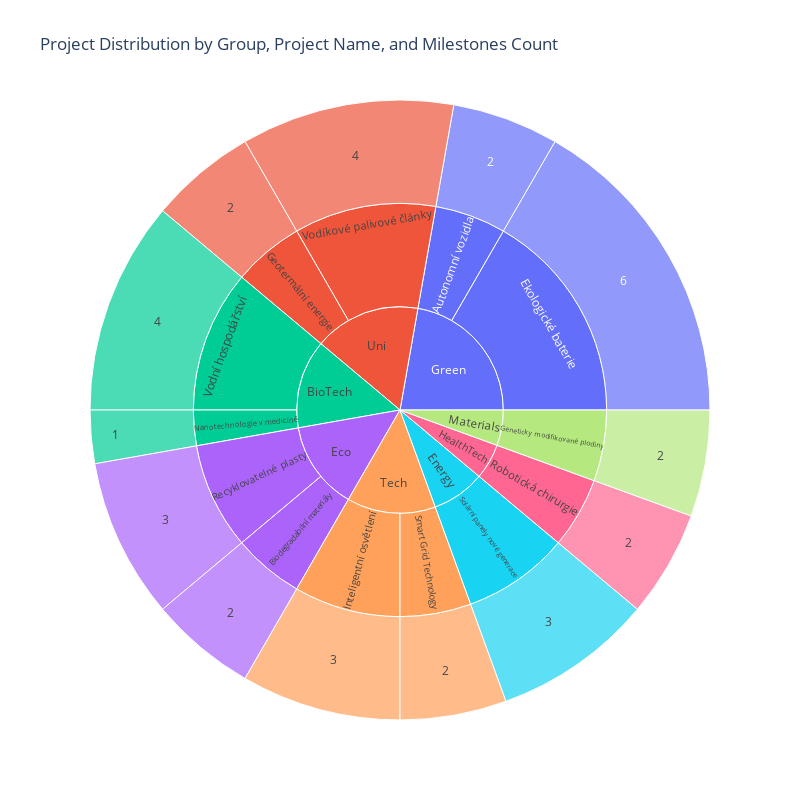
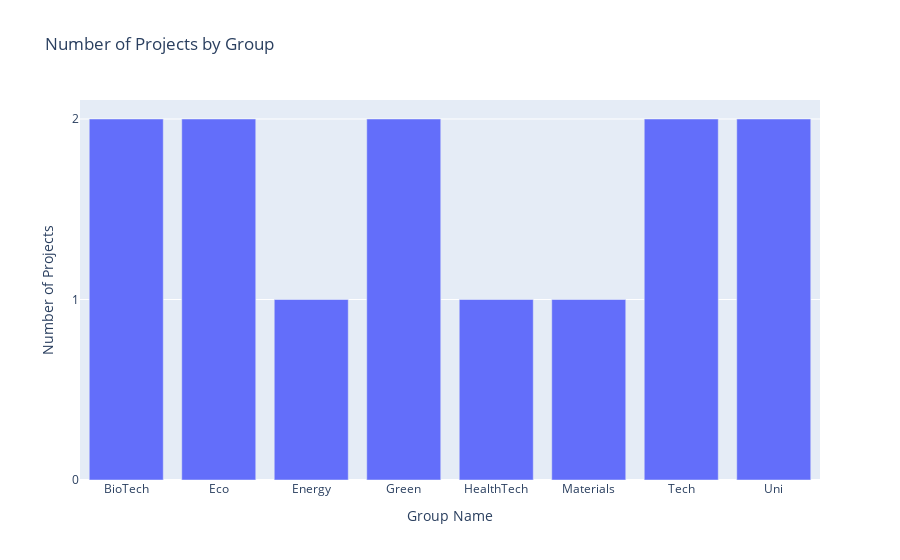

Here is the notebook cell these charts were saved with, in order:
### Markdown cell above
<b>Vytvoření grafů</b>

### Code cell
with open("resultFake.json", "r") as file:
    data = json.load(file)

createGraphs(data)

### Figure 1 — Plotly figure (JSON) as saved in the notebook; plotly's stock layout.template omitted (floating-point values rounded to 4 significant figures)
{"data": [{"branchvalues": "total", "domain": {"x": [0, 1], "y": [0, 1]}, "hovertemplate": "labels=%{label}<br>milestonesCount=%{value}<br>parent=%{parent}<br>id=%{id}<extra></extra>", "ids": ["BioTech/Nanotechnologie v medicíně/1", "Green/Autonomní vozidla/2", "Eco/Biodegradabilní materiály/2", "Materials/Geneticky modifikované plodiny/2", "Uni/Geotermální energie/2", "HealthTech/Robotická chirurgie/2", "Tech/Smart Grid Technology/2", "Tech/Inteligentní osvětlení/3", "Eco/Recyklovatelné plasty/3", "Energy/Solární panely nové generace/3", "BioTech/Vodní hospodářství/4", "Uni/Vodíkové palivové články/4", "Green/Ekologické baterie/6", "Green/Autonomní vozidla", "Eco/Biodegradabilní materiály", "Green/Ekologické baterie", "Materials/Geneticky modifikované plodiny", "Uni/Geotermální energie", "Tech/Inteligentní osvětlení", "BioTech/Nanotechnologie v medicíně", "Eco/Recyklovatelné plasty", "HealthTech/Robotická chirurgie", "Tech/Smart Grid Technology", "Energy/Solární panely nové generace", "BioTech/Vodní hospodářství", "Uni/Vodíkové palivové články", "BioTech", "Eco", "Energy", "Green", "HealthTech", "Materials", "Tech", "Uni"], "labels": ["1", "2", "2", "2", "2", "2", "2", "3", "3", "3", "4", "4", "6", "Autonomní vozidla", "Biodegradabilní materiály", "Ekologické baterie", "Geneticky modifikované plodiny", "Geotermální energie", "Inteligentní osvětlení", "Nanotechnologie v medicíně", "Recyklovatelné plasty", "Robotická chirurgie", "Smart Grid Technology", "Solární panely nové generace", "Vodní hospodářství", "Vodíkové palivové články", "BioTech", "Eco", "Energy", "Green", "HealthTech", "Materials", "Tech", "Uni"], "name": "", "parents": ["BioTech/Nanotechnologie v medicíně", "Green/Autonomní vozidla", "Eco/Biodegradabilní materiály", "Materials/Geneticky modifikované plodiny", "Uni/Geotermální energie", "HealthTech/Robotická chirurgie", "Tech/Smart Grid Technology", "Tech/Inteligentní osvětlení", "Eco/Recyklovatelné plasty", "Energy/Solární panely nové generace", "BioTech/Vodní hospodářství", "Uni/Vodíkové palivové články", "Green/Ekologické baterie", "Green", "Eco", "Green", "Materials", "Uni", "Tech", "BioTech", "Eco", "HealthTech", "Tech", "Energy", "BioTech", "Uni", "", "", "", "", "", "", "", ""], "type": "sunburst", "values": [1, 2, 2, 2, 2, 2, 2, 3, 3, 3, 4, 4, 6, 2, 2, 6, 2, 2, 3, 1, 3, 2, 2, 3, 4, 4, 5, 5, 3, 8, 2, 2, 5, 6]}], "layout": {"height": 800, "legend": {"tracegroupgap": 0}, "title": {"text": "Project Distribution by Group, Project Name, and Milestones Count"}, "width": 800}}

### Figure 2 — Plotly figure (JSON) as saved in the notebook; plotly's stock layout.template omitted (floating-point values rounded to 4 significant figures)
{"data": [{"alignmentgroup": "True", "hovertemplate": "Group Name=%{x}<br>Number of Projects=%{y}<extra></extra>", "legendgroup": "", "marker": {"color": "#636efa", "pattern": {"shape": ""}}, "name": "", "offsetgroup": "", "orientation": "v", "showlegend": false, "textposition": "auto", "type": "bar", "x": ["BioTech", "Eco", "Energy", "Green", "HealthTech", "Materials", "Tech", "Uni"], "xaxis": "x", "y": [2, 2, 1, 2, 1, 1, 2, 2], "yaxis": "y"}], "layout": {"barmode": "group", "legend": {"tracegroupgap": 0}, "title": {"text": "Number of Projects by Group"}, "xaxis": {"anchor": "y", "domain": [0, 1], "title": {"text": "Group Name"}}, "yaxis": {"anchor": "x", "domain": [0, 1], "dtick": 1, "tickmode": "linear", "title": {"text": "Number of Projects"}}}}
